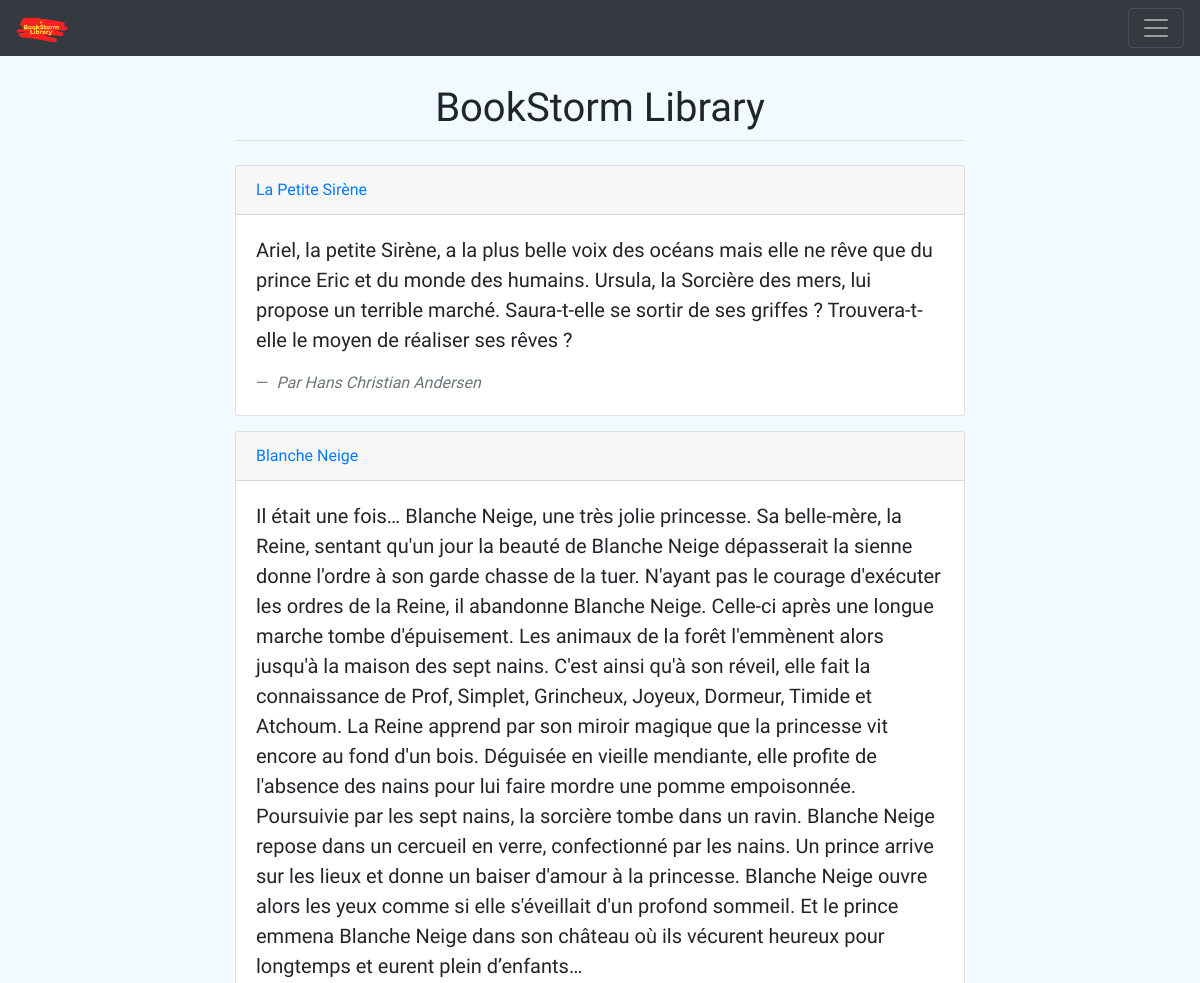
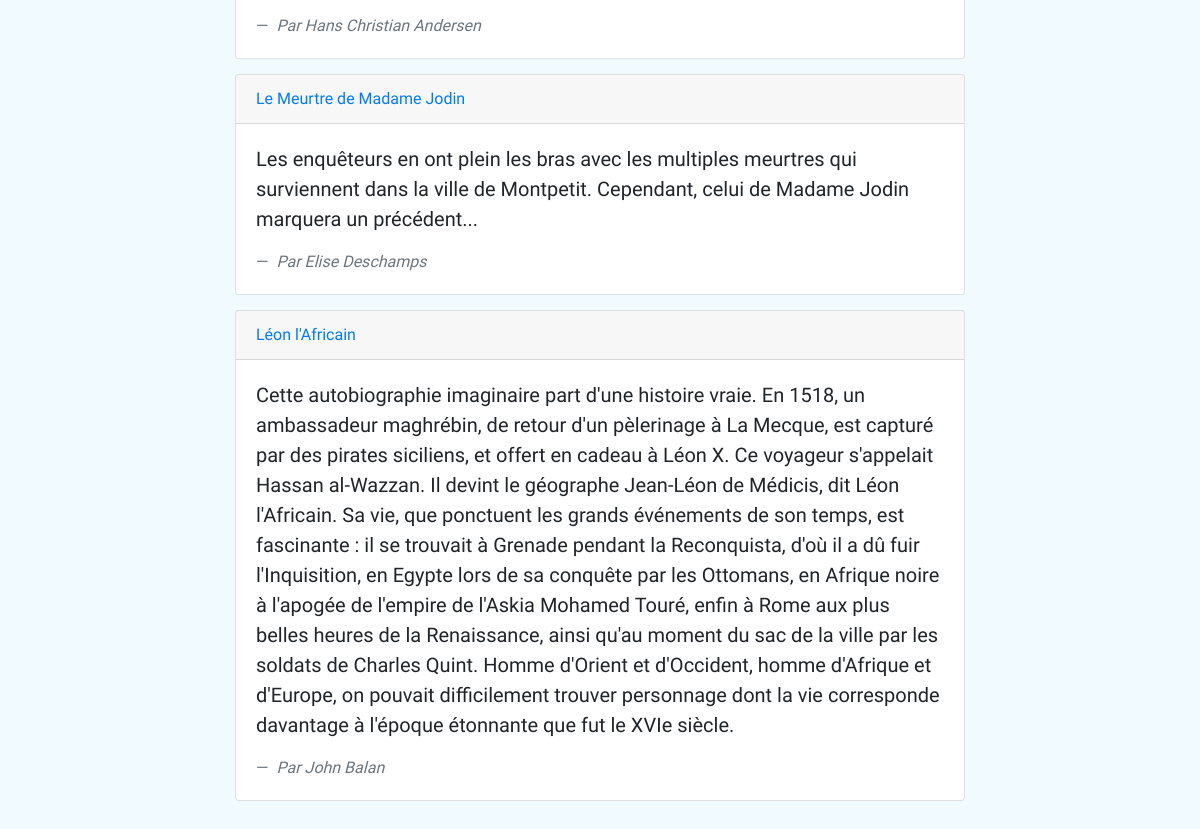
The page /books/ on the database its author committed (2 pictures, top to bottom).
### books/models.py (models this page shows, shortened)
class Book(models.Model): #() indicate inheritance
	title				= models.CharField(max_length=120)
	summary 			= models.TextField()
	author				= models.ForeignKey(Account, on_delete=models.CASCADE, limit_choices_to={'is_author': True}) # possible values of on_delete: [CASCADE, PROTECT, SET_NULL, SET_DEFAULT, SET(value)]
	publication_date	= models.DateField()
	create_stamp        = models.DateField(auto_now_add=True)
	categories			= models.ManyToManyField(Category) # ManyToMany relationship with the Category model class
	price				= models.DecimalField(max_digits = 5, decimal_places = 2)
	nb_likes			= models.IntegerField(default=0, editable=False)

### accounts/models.py (models this page shows, shortened)
class Account(AbstractUser):
    is_author	= models.BooleanField(default=False)
    def __str__(self):
        if self.first_name is None or self.first_name is '': #no null in python, use None instead
            return self.username
        else:
            return self.get_full_name()

### books/views.py (the view)
# urls.py: path('', BookListView.as_view(), name='book-list'),
class BookListView(ListView):
	template_name = 'books/book_list.html'
	model = Book

### books/templates/books/book_list.html
{% extends 'base.html' %}
{% block content %}
    {% for book in object_list %}
        <div class="card" style="margin-bottom: 15px">
          <div class="card-header">
            <a href="{% url 'books:book-detail' book.id %}">{{ book.title }}</a>
            </div>
            <div class="card-body">
            <blockquote class="blockquote mb-0">
            <p> {{ book.summary }}</p>
                <footer class="blockquote-footer">
                    <cite title="Author">Par
                        {{ book.author }}
                    </cite>
                </footer>
                </blockquote>
            </div>
        </div>
        {% empty %}
        <div class="alert alert-warning text-center">
            Nous n'avons malheureusement aucun livre à vous proposer pour le moment. Mais revenez bientôt, nous aurons certainement de quoi vous faire rêver!
        </div>
    {% endfor %}
{% endblock %}

### pages/templates/base.html (style rules this page uses)
body { font-family: 'Dosis', sans-serif; }

### rows shown on the page
Book: title "La Petite Sirène", summary "Ariel, la petite Sirène, a la plus belle voix des océans mais elle ne rêve que du prince Eric et du monde des humains. Ursula, la Sorcière des mers, lui propose un terrible marché. Saura-t-elle se sortir de ses griffes ? Trouvera-t-elle le moyen de réaliser ses rêves ?", author "Hans Christian Andersen"
Book: title "Blanche Neige", summary "Il était une fois… Blanche Neige, une très jolie princesse. Sa belle-mère, la Reine, sentant qu'un jour la beauté de Blanche Neige dépasserait la sienne donne l'ordre à son garde chasse de la tuer. N'ayant pas le courage d'exécuter les ordres de la Reine, il abandonne Blanche Neige. Celle-ci après une longue marche tombe d'épuisement. Les animaux de la forêt l'emmènent alors jusqu'à la maison des sept nains. C'est ainsi qu'à son réveil, elle fait la connaissance de Prof, Simplet, Grincheux, Joyeux, Dormeur, Timide et Atchoum. La Reine apprend par son miroir magique que la princesse vit encore au fond d'un bois. Déguisée en vieille mendiante, elle profite de l'absence des nains pour lui…", author "Hans Christian Andersen"
Book: title "Le Meurtre de Madame Jodin", summary "Les enquêteurs en ont plein les bras avec les multiples meurtres qui surviennent dans la ville de Montpetit. Cependant, celui de Madame Jodin marquera un précédent...", author "Elise Deschamps"
Book: title "Léon l'Africain", summary "Cette autobiographie imaginaire part d'une histoire vraie. En 1518, un ambassadeur maghrébin, de retour d'un pèlerinage à La Mecque, est capturé par des pirates siciliens, et offert en cadeau à Léon X. Ce voyageur s'appelait Hassan al-Wazzan. Il devint le géographe Jean-Léon de Médicis, dit Léon l'Africain. Sa vie, que ponctuent les grands événements de son temps, est fascinante : il se trouvait à Grenade pendant la Reconquista, d'où il a dû fuir l'Inquisition, en Egypte lors de sa conquête par les Ottomans, en Afrique noire à l'apogée de l'empire de l'Askia Mohamed Touré, enfin à Rome aux plus belles heures de la Renaissance, ainsi qu'au moment du sac de la ville par les soldats de Charles…", author "John Balan"
